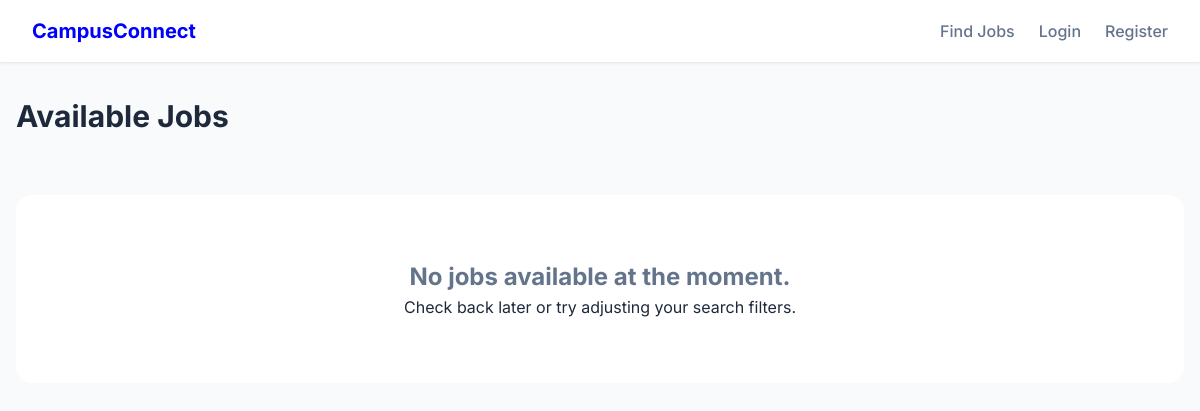
The app's page /jobs/, older data.
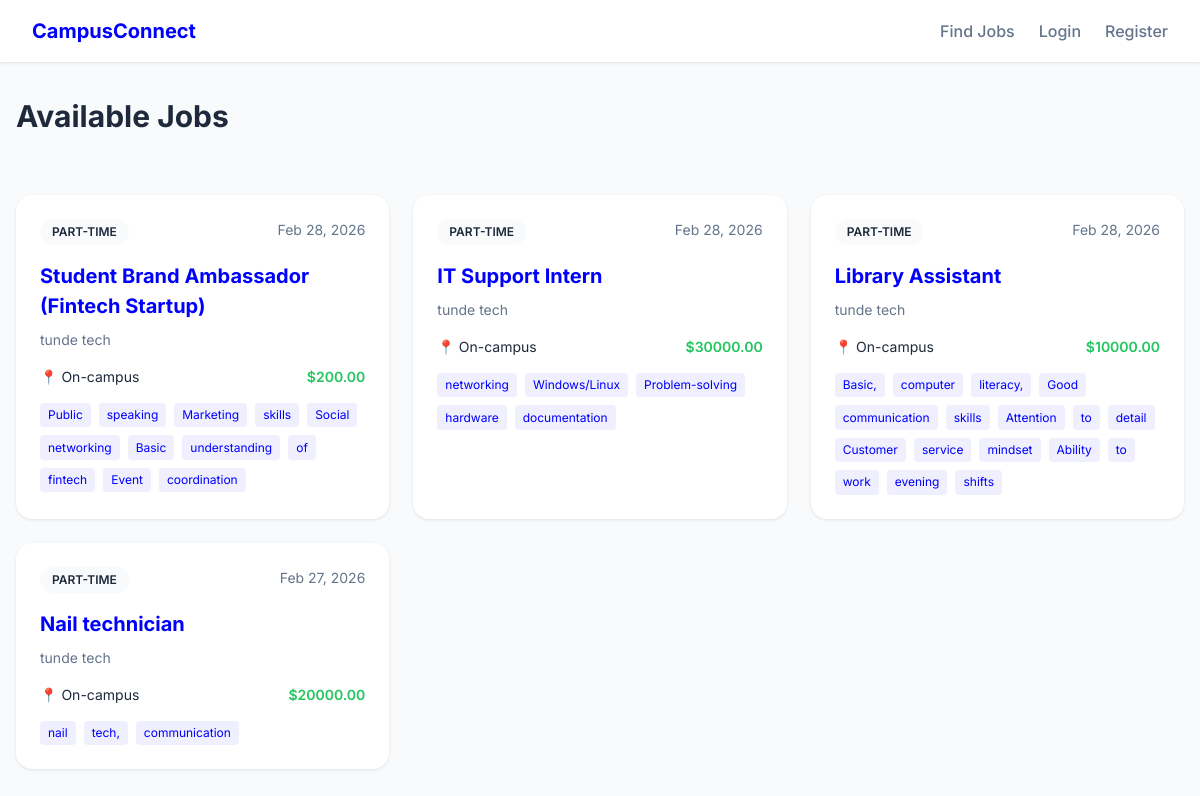
The same page, newer data.
### jobs/models.py (models this page shows, shortened)
class Job(models.Model):
    LOCATION_CHOICES = (
        ('on-campus', 'On-campus'),
        ('nearby', 'Nearby'),
    )
    JOB_TYPE_CHOICES = (
        ('part-time', 'Part-time'),
        ('internship', 'Internship'),
        ('temporary', 'Temporary'),
    )
    STATUS_CHOICES = (
        ('open', 'Open'),
        ('closed', 'Closed'),
    )
    employer = models.ForeignKey(EmployerProfile, on_delete=models.CASCADE, related_name='jobs')
    title = models.CharField(max_length=255)
    description = models.TextField()
    location = models.CharField(max_length=20, choices=LOCATION_CHOICES)
    job_type = models.CharField(max_length=20, choices=JOB_TYPE_CHOICES)
    required_skills = models.TextField()
    salary = models.DecimalField(max_digits=10, decimal_places=2, blank=True, null=True)
    deadline = models.DateTimeField()
    created_at = models.DateTimeField(auto_now_add=True)
    status = models.CharField(max_length=10, choices=STATUS_CHOICES, default='open')

### accounts/models.py (models this page shows, shortened)
class EmployerProfile(models.Model):
    user = models.OneToOneField(User, on_delete=models.CASCADE, related_name='employer_profile')
    organization_name = models.CharField(max_length=255)
    contact_person = models.CharField(max_length=255)
    phone_number = models.CharField(max_length=20)
    location = models.CharField(max_length=255)
    description = models.TextField()

### jobs/views.py (the view)
# urls.py: path('', JobListView.as_view(), name='job-list'),
class JobListView(ListView):
    model = Job
    template_name = 'jobs/job_list.html'
    context_object_name = 'jobs'
    paginate_by = 10
    def get_queryset(self):
        return Job.objects.filter(status='open').order_by('-created_at')

### jobs/templates/jobs/job_list.html (shortened to what this page needs)
{% extends 'accounts/base.html' %}
{% block content %}
<div style="display: flex; justify-content: space-between; align-items: center; margin-bottom: 2rem;">
    <h1>Available Jobs</h1>
</div>
{% if jobs %}
    <div style="display: grid; grid-template-columns: repeat(auto-fill, minmax(300px, 1fr)); gap: 1.5rem;">
        {% for job in jobs %}
        <a href="{% url 'job-detail' job.pk %}" class="profile-container" style="display: block; text-decoration: none; color: inherit; padding: 1.5rem; transition: transform 0.2s;">
            <div style="display: flex; justify-content: space-between; align-items: flex-start; margin-bottom: 1rem;">
                    <span style="background: var(--bg); padding: 0.25rem 0.75rem; border-radius: 1rem; font-size: 0.75rem; font-weight: 600; text-transform: uppercase;">
                        {{ job.job_type|capfirst }}
                    </span>
                    <span style="color: var(--text-muted); font-size: 0.875rem;">{{ job.created_at|date:"M d, Y" }}</span>
                </div>
                <h2 style="font-size: 1.25rem; margin-bottom: 0.5rem; color: var(--primary);">{{ job.title }}</h2>
                <p style="color: var(--text-muted); font-size: 0.875rem; margin-bottom: 1rem;">{{ job.employer.organization_name }}</p>
                <div style="display: flex; align-items: center; gap: 0.5rem; color: var(--text-main); font-size: 0.875rem; margin-bottom: 1rem;">
                    <span>📍 {{ job.location|capfirst }}</span>
                    {% if job.salary %}
                        <span style="margin-left: auto; font-weight: 600; color: var(--success);">${{ job.salary }}</span>
                    {% endif %}
                </div>
                <div style="display: flex; flex-wrap: wrap; gap: 0.5rem;">
                    {% for skill in job.required_skills.split %}
                        <span style="background: rgba(99, 102, 241, 0.1); color: var(--primary); padding: 0.2rem 0.5rem; border-radius: 0.25rem; font-size: 0.75rem;">{{ skill }}</span>
                    {% endfor %}
                </div>
        </a>
        {% endfor %}
    </div>
{% else %}
    <div style="text-align: center; padding: 4rem; background: var(--card-bg); border-radius: 1rem;">
        <h2 style="color: var(--text-muted);">No jobs available at the moment.</h2>
        <p>Check back later or try adjusting your search filters.</p>
    </div>
{% endif %}
{% endblock %}

### accounts/templates/accounts/base.html (shortened to what this page needs)
<!DOCTYPE html>
<html lang="en">
<head>
</head>
<body>
    <nav>
        <a href="{% url 'home' %}" class="logo">CampusConnect</a>
        <div class="nav-links">
            <a href="{% url 'job-list' %}">Find Jobs</a>
            {% if user.is_authenticated %}
                <a href="{% url 'profile' %}">Profile</a>
                {% if user.role == 'student' %}
                    <a href="{% url 'student-applications' %}">My Applications</a>
                {% endif %}
                <form id="logout-form" action="{% url 'logout' %}" method="post" style="display: none;">
                    {% csrf_token %}
                </form>
                <a href="#" onclick="event.preventDefault(); document.getElementById('logout-form').submit();">Logout</a>
            {% else %}
                <a href="{% url 'login' %}">Login</a>
                <a href="{% url 'register' %}">Register</a>
            {% endif %}
        </div>
    </nav>
    <div class="container">
        {% block content %}
        {% endblock %}
    </div>
</body>
</html>

### accounts/templates/accounts/base.html (style rules this page uses)
:root { --primary: blue; --primary-hover: rgb(0, 145, 255); --bg: #f8fafc; --card-bg: #ffffff; --text-main: #1e293b; --text-muted: #64748b; --border: #e2e8f0; --error: #ef4444; --success: #22c55e; }
* { margin: 0; padding: 0; box-sizing: border-box; }
body { font-family: 'Inter', sans-serif; background-color: var(--bg); color: var(--text-main); line-height: 1.5; }
nav { background: var(--card-bg); border-bottom: 1px border var(--border); padding: 1rem 2rem; display: flex; justify-content: space-between; align-items: center; box-shadow: 0 1px 3px rgba(0,0,0,0.1); }
.logo { font-size: 1.25rem; font-weight: 700; color: var(--primary); text-decoration: none; }
.nav-links { display: flex; gap: 1.5rem; }
.nav-links a { text-decoration: none; color: var(--text-muted); font-weight: 500; transition: color 0.2s; }
.container { max-width: 1200px; margin: 2rem auto; padding: 0 1rem; }
h1 { font-size: 1.875rem; font-weight: 700; margin-bottom: 1.5rem; text-align: center; }
.profile-container { background: var(--card-bg); padding: 2rem; border-radius: 1rem; box-shadow: 0 1px 3px rgba(0,0,0,0.1); }

Row changes from the older to the newer data that the page shows:
added Job: job_type "PART-TIME", created_at "Feb 28, 2026", title "Student Brand Ambassador (Fintech Startup)", employer.organization_name "tunde tech", location "On-campus", salary "200.00", split "Public" "speaking" "Marketing" "skills" "Social" "networking" "Basic" "understanding" "of" "fintech" "Event" "coordination"
added Job: job_type "PART-TIME", created_at "Feb 28, 2026", title "IT Support Intern", employer.organization_name "tunde tech", location "On-campus", salary "30000.00", split "networking" "Windows/Linux" "Problem-solving" "hardware" "documentation"
added Job: job_type "PART-TIME", created_at "Feb 28, 2026", title "Library Assistant", employer.organization_name "tunde tech", location "On-campus", salary "10000.00", split "Basic," "computer" "literacy," "Good" "communication" "skills" "Attention" "to" "detail" "Customer" "service" "mindset" "Ability" "to" "work" "evening" "shifts"
added Job: job_type "PART-TIME", created_at "Feb 27, 2026", title "Nail technician", employer.organization_name "tunde tech", location "On-campus", salary "20000.00", split "nail" "tech," "communication"
Text that changed along with them:
text no longer shown: "No jobs available at the moment. Check back later or try adjusting your search filters."
